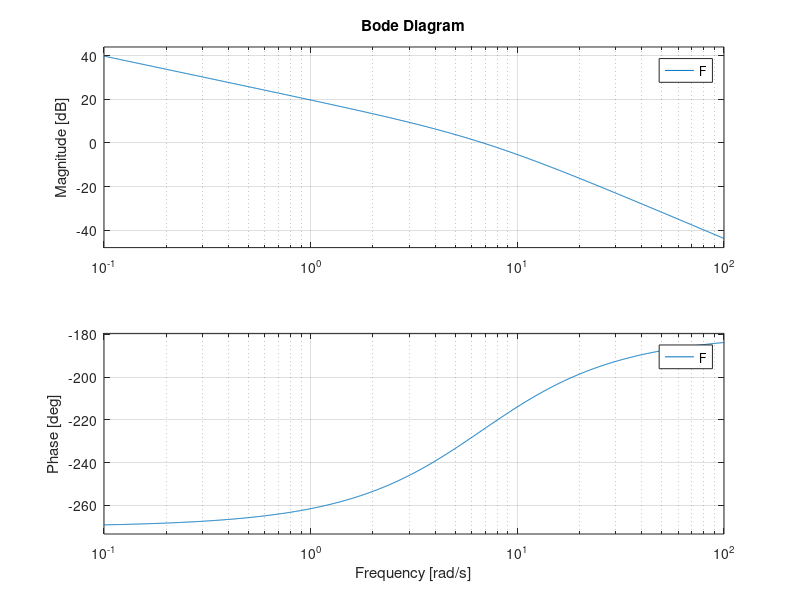
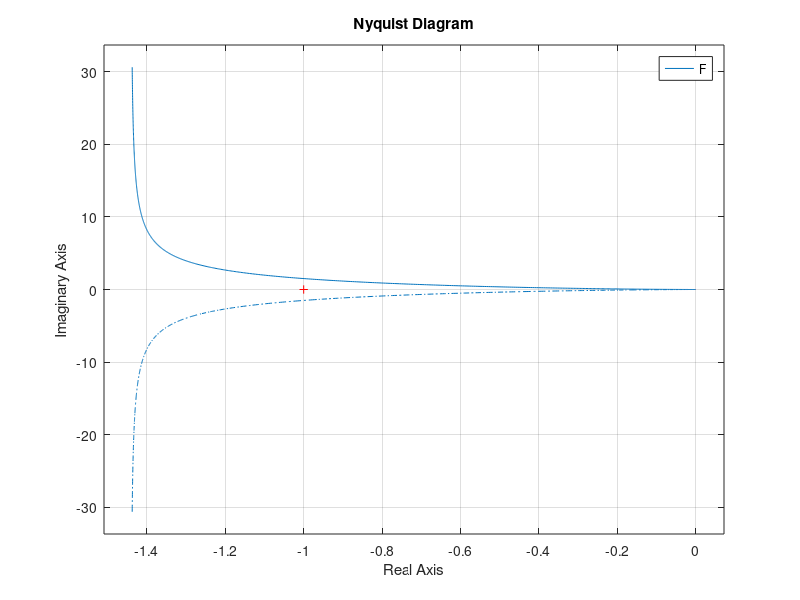

Here is the MATLAB script that generated these plots, in order: (Note: this script raises an error after producing the figures.)
%% ===================== SEMPLIFICO POLI STABILI ==========================
s = tf('s');
F = 65.4 / (s * (s - 6.738));        % Segno negativo

%% ====================== BODE E NYQUIST =================================
bode(F);    grid on;  figure
nyquist(F); grid on;  figure

%% ====================== ANALISI ========================================
% Aumento il guadagno per aumentare la frequenza di taglio e aumentare il
% margine di fase
k = 30;

% Progetto la 1a rete anticipatrice: la frequenza di taglio e' 44, con un
% margine di fase di -8,7 gradi. Per arrivare a un margine di fase di 70
% gradi (smorzamento 0,7 -> sovraelongazione 5%) scelgo:
%   - una prima rete con w = 1   e m = 8
%   - una seconda rete con w = 0,7 e m = 12
% (totale anticipo di fase: 70 gradi)
tau1 = 1/44;    m1 = 8;
C_ant1 = (1 + tau1*s) / (1 + (tau1/m1)*s);

tau2 = 0.7/44;  m2 = 12;
C_ant2 = (1 + tau2*s) / (1 + (tau2/m2)*s);

% Controllore totale
C = -k * C_ant1 * C_ant2 * (s + 6.738) * (s + 0.1428) ...
      / ((1 + s/1000) * (1 + s/2000));   % 2 poli non dominanti

%% ========================= VERIFICA ====================================
bode(C * G_lin); grid on; figure

T = feedback(C * G_lin, 1);
step(T);

disp(pole(T));

%% ========================= VERIFICA =====================================
figure
bode(C * G_lin); grid on;
T = feedback(C * G_lin, 1);
figure
step(T);
